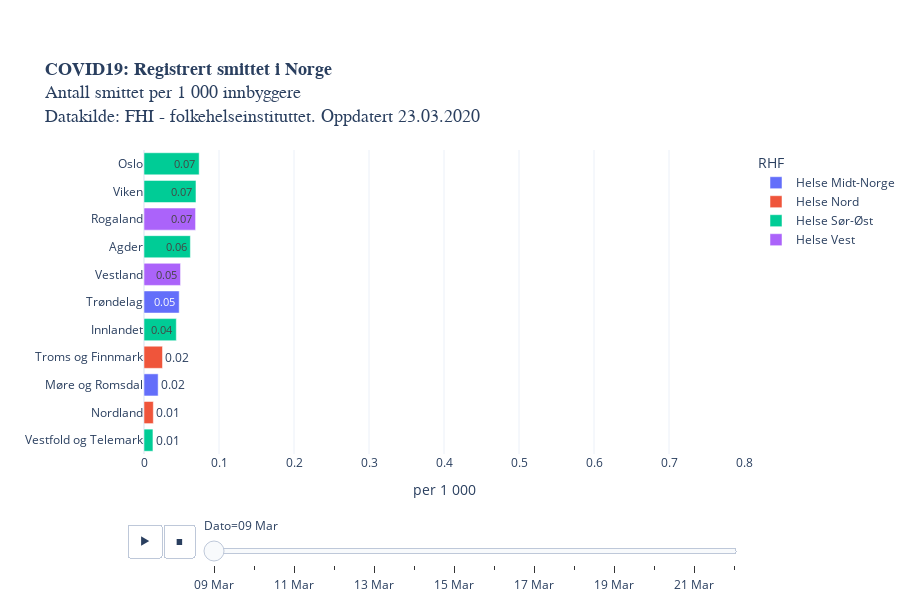

Notebook cell for this chart:
### Code cell
legend = [i for i in vekst["RHF"].unique()]
legend.sort()

fig = px.bar(melted, 
             x='Smittede/tusen innb', y='Fylke', animation_frame="variable",
             animation_group="Fylke",
             orientation='h',
             category_orders={"RHF": legend},
             labels = {"Veksttakt": "daglig vekst (%)", "variable": "Dato"},
             color='RHF',
             text="txt",
             height=600,
             title = "<b>COVID19: Registrert smittet i Norge</b><br>Antall smittet per 1 000 innbyggere<br>Datakilde: FHI - folkehelseinstituttet. Oppdatert " +datetime.today().strftime('%d.%m.%Y'),
             template = "plotly_white",
             range_x=[0,0.8]
                 ).update_yaxes(categoryorder="total ascending")

fig.layout.coloraxis.showscale = False

fig.update_layout(
    yaxis=dict(
        separatethousands=True,
        categoryorder = 'total ascending',
        title_text="",
        fixedrange=True,
    ), xaxis=dict(fixedrange=True,
                 title_text="per 1 000"),
    title_font=dict(family="Helvetica", size=18),
        margin=dict(b=150)) #bottom margin

fig.update_layout(autosize=True,
    margin=dict(l=100, r=100, t=150, b=0),
    paper_bgcolor='rgba(0, 0, 0, 0)'
    #plot_bgcolor='rgb(248, 248, 255)'    
                 )

py.plot(fig, filename='COVID19_per_capita_fylkesutvikling_animation.html')
fig.show()

### Figure 1 — Plotly figure (JSON) as saved in the notebook; plotly's stock layout.template omitted (floating-point values rounded to 4 significant figures)
{"data": [{"alignmentgroup": "True", "hoverlabel": {"namelength": 0}, "hovertemplate": "RHF=Helse Midt-Norge<br>Dato=09 Mar<br>Smittede/tusen innb=%{x}<br>Fylke=%{y}<br>txt=%{text}", "ids": ["Trøndelag", "Møre og Romsdal"], "legendgroup": "Helse Midt-Norge", "marker": {"color": "#636efa"}, "name": "Helse Midt-Norge", "offsetgroup": "Helse Midt-Norge", "orientation": "h", "showlegend": true, "text": ["0.05", "0.02"], "textposition": "auto", "type": "bar", "x": [0.04694, 0.01885], "xaxis": "x", "y": ["Trøndelag", "Møre og Romsdal"], "yaxis": "y"}, {"alignmentgroup": "True", "hoverlabel": {"namelength": 0}, "hovertemplate": "RHF=Helse Nord<br>Dato=09 Mar<br>Smittede/tusen innb=%{x}<br>Fylke=%{y}<br>txt=%{text}", "ids": ["Troms og Finnmark", "Nordland"], "legendgroup": "Helse Nord", "marker": {"color": "#EF553B"}, "name": "Helse Nord", "offsetgroup": "Helse Nord", "orientation": "h", "showlegend": true, "text": ["0.02", "0.01"], "textposition": "auto", "type": "bar", "x": [0.02466, 0.01244], "xaxis": "x", "y": ["Troms og Finnmark", "Nordland"], "yaxis": "y"}, {"alignmentgroup": "True", "hoverlabel": {"namelength": 0}, "hovertemplate": "RHF=Helse Sør-Øst<br>Dato=09 Mar<br>Smittede/tusen innb=%{x}<br>Fylke=%{y}<br>txt=%{text}", "ids": ["Agder", "Oslo", "Vestfold og Telemark", "Innlandet", "Viken"], "legendgroup": "Helse Sør-Øst", "marker": {"color": "#00cc96"}, "name": "Helse Sør-Øst", "offsetgroup": "Helse Sør-Øst", "orientation": "h", "showlegend": true, "text": ["0.06", "0.07", "0.01", "0.04", "0.07"], "textposition": "auto", "type": "bar", "x": [0.06184, 0.07354, 0.01192, 0.04308, 0.06929], "xaxis": "x", "y": ["Agder", "Oslo", "Vestfold og Telemark", "Innlandet", "Viken"], "yaxis": "y"}, {"alignmentgroup": "True", "hoverlabel": {"namelength": 0}, "hovertemplate": "RHF=Helse Vest<br>Dato=09 Mar<br>Smittede/tusen innb=%{x}<br>Fylke=%{y}<br>txt=%{text}", "ids": ["Vestland", "Rogaland"], "legendgroup": "Helse Vest", "marker": {"color": "#ab63fa"}, "name": "Helse Vest", "offsetgroup": "Helse Vest", "orientation": "h", "showlegend": true, "text": ["0.05", "0.07"], "textposition": "auto", "type": "bar", "x": [0.0487, 0.06877], "xaxis": "x", "y": ["Vestland", "Rogaland"], "yaxis": "y"}], "layout": {"autosize": true, "barmode": "relative", "coloraxis": {"showscale": false}, "height": 600, "legend": {"title": {"text": "RHF"}, "tracegroupgap": 0}, "margin": {"b": 0, "l": 100, "r": 100, "t": 150}, "paper_bgcolor": "rgba(0, 0, 0, 0)", "sliders": [{"active": 0, "currentvalue": {"prefix": "Dato="}, "len": 0.9, "pad": {"b": 10, "t": 60}, "steps": [{"args": [["09 Mar"], {"frame": {"duration": 0, "redraw": true}, "fromcurrent": true, "mode": "immediate", "transition": {"duration": 0, "easing": "linear"}}], "label": "09 Mar", "method": "animate"}, {"args": [["10 Mar"], {"frame": {"duration": 0, "redraw": true}, "fromcurrent": true, "mode": "immediate", "transition": {"duration": 0, "easing": "linear"}}], "label": "10 Mar", "method": "animate"}, {"args": [["11 Mar"], {"frame": {"duration": 0, "redraw": true}, "fromcurrent": true, "mode": "immediate", "transition": {"duration": 0, "easing": "linear"}}], "label": "11 Mar", "method": "animate"}, {"args": [["12 Mar"], {"frame": {"duration": 0, "redraw": true}, "fromcurrent": true, "mode": "immediate", "transition": {"duration": 0, "easing": "linear"}}], "label": "12 Mar", "method": "animate"}, {"args": [["13 Mar"], {"frame": {"duration": 0, "redraw": true}, "fromcurrent": true, "mode": "immediate", "transition": {"duration": 0, "easing": "linear"}}], "label": "13 Mar", "method": "animate"}, {"args": [["14 Mar"], {"frame": {"duration": 0, "redraw": true}, "fromcurrent": true, "mode": "immediate", "transition": {"duration": 0, "easing": "linear"}}], "label": "14 Mar", "method": "animate"}, {"args": [["15 Mar"], {"frame": {"duration": 0, "redraw": true}, "fromcurrent": true, "mode": "immediate", "transition": {"duration": 0, "easing": "linear"}}], "label": "15 Mar", "method": "animate"}, {"args": [["16 Mar"], {"frame": {"duration": 0, "redraw": true}, "fromcurrent": true, "mode": "immediate", "transition": {"duration": 0, "easing": "linear"}}], "label": "16 Mar", "method": "animate"}, {"args": [["17 Mar"], {"frame": {"duration": 0, "redraw": true}, "fromcurrent": true, "mode": "immediate", "transition": {"duration": 0, "easing": "linear"}}], "label": "17 Mar", "method": "animate"}, {"args": [["18 Mar"], {"frame": {"duration": 0, "redraw": true}, "fromcurrent": true, "mode": "immediate", "transition": {"duration": 0, "easing": "linear"}}], "label": "18 Mar", "method": "animate"}, {"args": [["19 Mar"], {"frame": {"duration": 0, "redraw": true}, "fromcurrent": true, "mode": "immediate", "transition": {"duration": 0, "easing": "linear"}}], "label": "19 Mar", "method": "animate"}, {"args": [["20 Mar"], {"frame": {"duration": 0, "redraw": true}, "fromcurrent": true, "mode": "immediate", "transition": {"duration": 0, "easing": "linear"}}], "label": "20 Mar", "method": "animate"}, {"args": [["21 Mar"], {"frame": {"duration": 0, "redraw": true}, "fromcurrent": true, "mode": "immediate", "transition": {"duration": 0, "easing": "linear"}}], "label": "21 Mar", "method": "animate"}, {"args": [["22 Mar"], {"frame": {"duration": 0, "redraw": true}, "fromcurrent": true, "mode": "immediate", "transition": {"duration": 0, "easing": "linear"}}], "label": "22 Mar", "method": "animate"}], "x": 0.1, "xanchor": "left", "y": 0, "yanchor": "top"}], "title": {"font": {"family": "Helvetica", "size": 18}, "text": "<b>COVID19: Registrert smittet i Norge</b><br>Antall smittet per 1 000 innbyggere<br>Datakilde: FHI - folkehelseinstituttet. Oppdatert 23.03.2020"}, "updatemenus": [{"buttons": [{"args": [null, {"frame": {"duration": 500, "redraw": true}, "fromcurrent": true, "mode": "immediate", "transition": {"duration": 500, "easing": "linear"}}], "label": "&#9654;", "method": "animate"}, {"args": [[null], {"frame": {"duration": 0, "redraw": true}, "fromcurrent": true, "mode": "immediate", "transition": {"duration": 0, "easing": "linear"}}], "label": "&#9724;", "method": "animate"}], "direction": "left", "pad": {"r": 10, "t": 70}, "showactive": false, "type": "buttons", "x": 0.1, "xanchor": "right", "y": 0, "yanchor": "top"}], "xaxis": {"anchor": "y", "domain": [0, 1], "fixedrange": true, "range": [0, 0.8], "title": {"text": "per 1 000"}}, "yaxis": {"anchor": "x", "categoryorder": "total ascending", "domain": [0, 1], "fixedrange": true, "separatethousands": true, "title": {"text": ""}}}}
